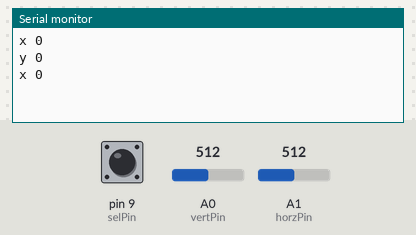
A sketch run on a simulated Arduino Leonardo, built with avr-gcc and run on an emulated ATmega32U4. Parts: the last lines printed to the serial monitor. The test bench sets the inputs (shaded band); at power-on: A0 (vertPin) = 512, A1 (horzPin) = 512, pin 9 (selPin) HIGH.

Above: at 2.2 s.
2.3 s: A0 (vertPin) set to 716
At 2.9 s:
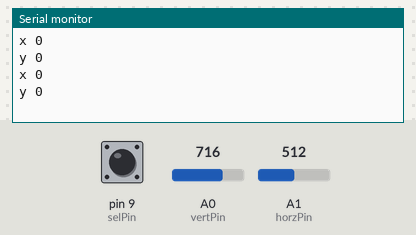
3.8 s: A1 (horzPin) set to 716
At 4.4 s:
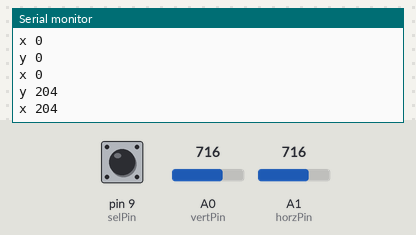
5.3 s: A0 (vertPin) set to 900
At 5.9 s:
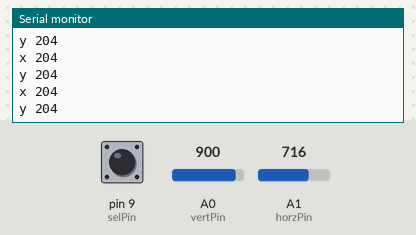
6.8 s: A1 (horzPin) set to 900
At 7.4 s:
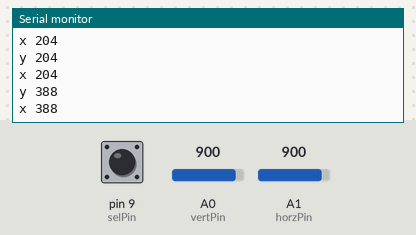
Timing chart, 0 to 9.3 s (numbered marks = the images above; inputs shaded):
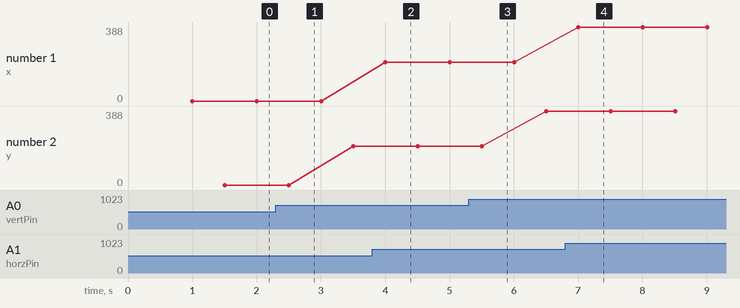

The sketch:

arduino_mouse_emulation.ino
```cpp
/* Arduino Mouse Emulation
 *
 *  learnelectronics
 *  based on an original sketch by   by: Jim Lindblom date: 1/12/2012
 *  17 MAR 2017
 *
 *  www.youtube.com/c/learnelectronics
 *  arduino0169@gmail.com
 */

//--------------------------------------------------------------------------------------------------------------------------------------------------------------------------
//                                                                              LIBRARY
//--------------------------------------------------------------------------------------------------------------------------------------------------------------------------
#include <Mouse.h>

//--------------------------------------------------------------------------------------------------------------------------------------------------------------------------
//                                                                             VARIABLES
//--------------------------------------------------------------------------------------------------------------------------------------------------------------------------
int horzPin = A1;                                                                                 // Analog output of horizontal joystick pin
int vertPin = A0;                                                                                 // Analog output of vertical joystick pin
int selPin = 9;                                                                                   // select button pin of joystick

int vertZero, horzZero;                                                                           // Stores the initial value of each axis, usually around 512
int vertValue, horzValue;                                                                         // Stores current analog output of each axis
const int sensitivity = 200;                                                                      // Higher sensitivity value = slower mouse, should be <= about 500
int mouseClickFlag = 0;


//--------------------------------------------------------------------------------------------------------------------------------------------------------------------------
//                                                                              SETUP
//--------------------------------------------------------------------------------------------------------------------------------------------------------------------------
void setup()
{
  Serial.begin(9600);
  pinMode(horzPin, INPUT);                                                                        // Set both analog pins as inputs
  pinMode(vertPin, INPUT);
  pinMode(selPin, INPUT);                                                                         // set button select pin as input
  digitalWrite(selPin, HIGH);                                                                     // Pull button select pin high
  delay(1000);                                                                                    // short delay to let outputs settle
  vertZero = analogRead(vertPin);                                                                 // get the initial values
  horzZero = analogRead(horzPin);                                                                 // Joystick should be in neutral position when reading these

}


//--------------------------------------------------------------------------------------------------------------------------------------------------------------------------
//                                                                            MAIN LOOP
//--------------------------------------------------------------------------------------------------------------------------------------------------------------------------
void loop()
{
  vertValue = analogRead(vertPin) - vertZero;                                                     // read vertical offset
  horzValue = analogRead(horzPin) - horzZero;                                                     // read horizontal offset


  Serial.print("x ");
  Serial.println(horzValue);
  delay(500);
  Serial.print("y ");
  Serial.println(vertValue);
  delay(500);


                                                                                                  // Mouse.move(xpos,ypos,wheel)
                                                                                                  // Mouse.move is always relative to the last position of the mouse cursor

  if (vertValue != 0)
    Mouse.move(0, vertValue/sensitivity, 0);                                                      // move mouse on y axis
  if (horzValue != 0)
    Mouse.move((horzValue/sensitivity)*-1, 0, 0);                                                 // move mouse on x axis


  if ((digitalRead(selPin) == 0) && (!mouseClickFlag))                                            // if the joystick button is pressed
  {
    mouseClickFlag = 1;
    Mouse.press(MOUSE_LEFT);                                                                      // click the left button down
  }
  else if ((digitalRead(selPin))&&(mouseClickFlag))                                               // if the joystick button is not pressed
  {
    mouseClickFlag = 0;
    Mouse.release(MOUSE_LEFT);                                                                    // release the left button
  }
}
```

Measured:
- after the input at 3.8 s, the serial monitor: prints a new line after 0.20 s (image 2)
- after the input at 6.8 s, the serial monitor: prints a new line after 0.21 s (image 4)
- plotted number 2: 0 → 204 after the input at 2.3 s, 204 → 388 after the input at 5.3 s
